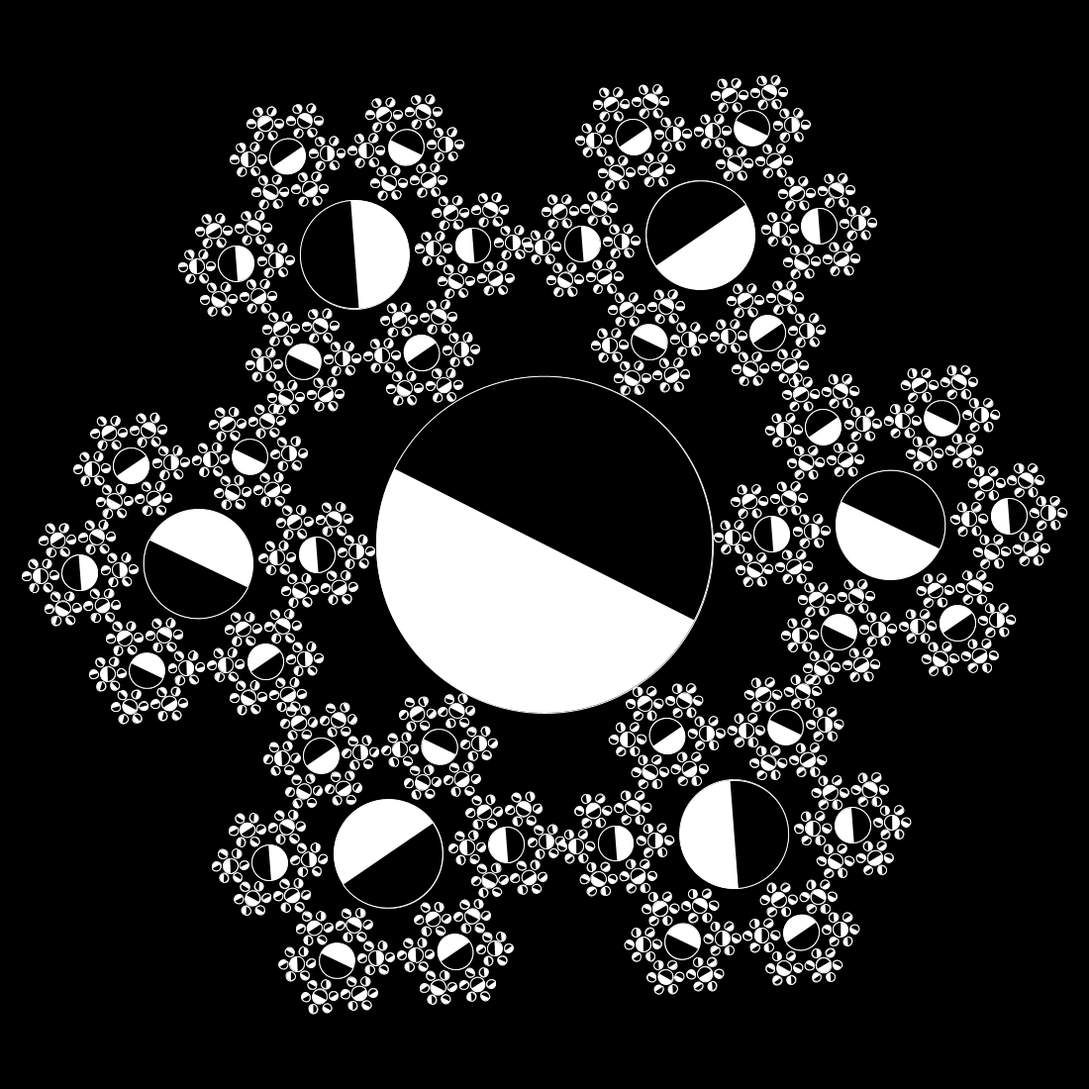
Frame 1 (no input)
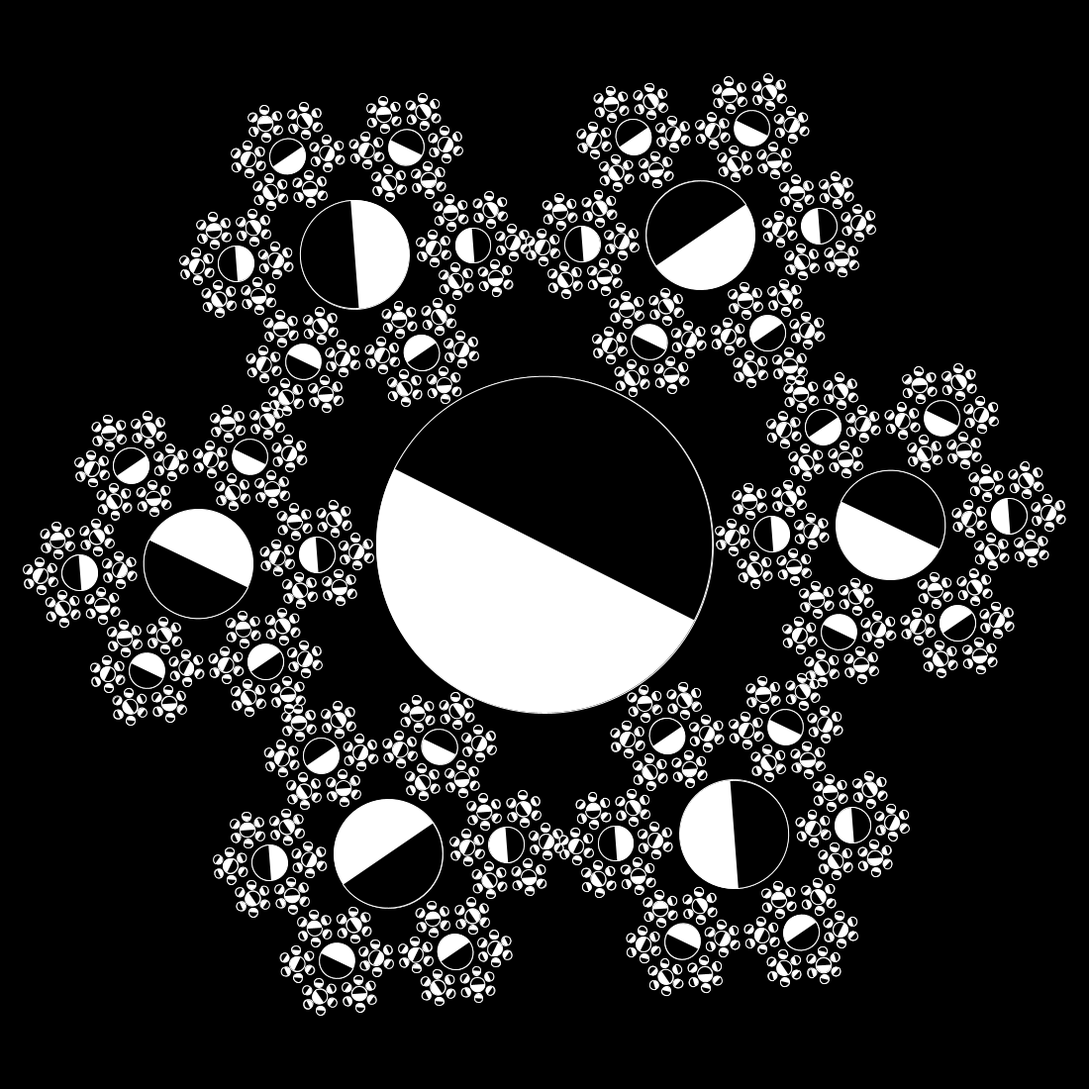
Frame 60 (the mouse pressed at the canvas centre just before this capture)
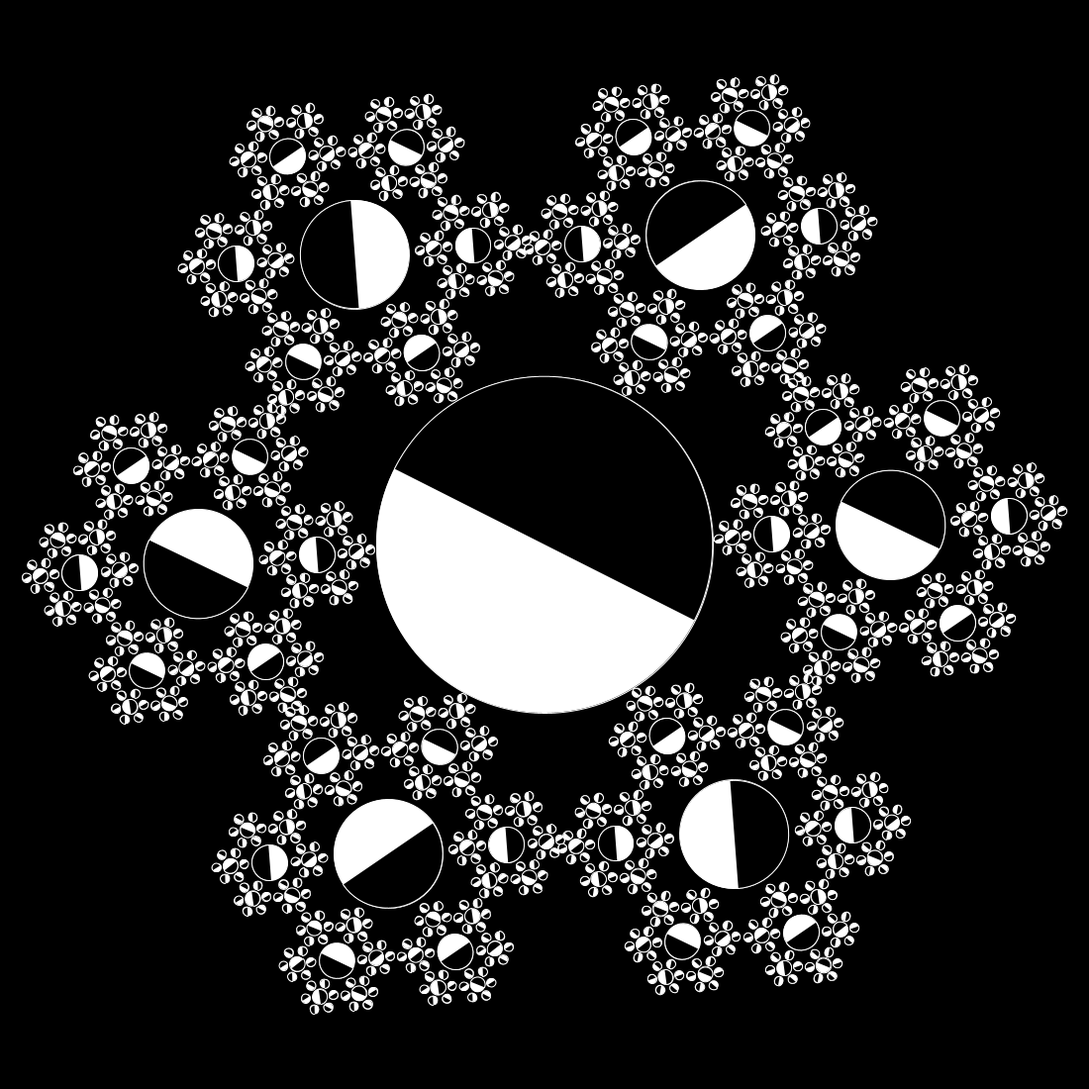
Frame 120 (the mouse held since frame 60 and released just before this capture)

The Processing sketch that drew these frames (run headless with seeded random() and noise(); from frame 60 on, the mouse is pressed at the canvas centre):

// Processing sketch: processing_112083
// ── processing_112083.pde

int bDay = 365*1993 + 1993/4 - 1993/11 - 1993/400 + 14 + (153*8+8)/5;
int now = 365*year() + year()/4 - year()/11 - year()/400 + day() + (153*month()+8)/5;
int daysBetween = now - bDay;

void setup() {
  size(1100, 1100);
  background(0);
}

void draw() {
  int x = 550;
  int y = 550;  //origin coordinates
  int m = minute();
  setup();
  stroke(255);
  century(x, y);
}

void century(int x, int y) {
  translate(x, y);
  fill(255);
  ellipse(0, 0, 340, 340);
  rotate(daysBetween*PI/730.5);
  fill(0);
  for (int i = 0; i < 6; i ++) { //make hours()
    pushMatrix();
    rotate(i*PI/3);
    days();
    popMatrix();
  }
  arc(0, 0, 340, 340, PI/2, 3*PI/2);
}  

void days() {
  translate(350, 0);
  fill(255);
  ellipse(0, 0, 110, 110);
  rotate(daysBetween*PI/730);
  fill(0);
  for (int i = 0; i < 6; i ++) { //make hours()
    pushMatrix();
    rotate(i*PI/3);
    hours();
    popMatrix();
  }
  arc(0, 0, 110, 110, PI/2, 3*PI/2);
}  

void hours() {
  translate(120, 0);
  fill(255);
  ellipse(0, 0, 36, 36);
  rotate(hour()*PI/3);
  fill(0);
  for (int i = 0; i < 6; i ++) {
    pushMatrix();
    rotate(i*PI/3);
    minutes();
    popMatrix();
  }
  fill(0);
  arc(0, 0, 36, 36, PI/2, 3*PI/2);
}

void minutes() {
  translate(40, 0);
  fill(255);
  ellipse(0, 0, 15, 15);
  rotate(millis()*PI/30000);
  for (int i = 0; i < 6; i++) {
    pushMatrix();
    rotate(i*PI/3);
    seconds();
    popMatrix();
  }
  fill(0);
  arc(0, 0, 15, 15, PI/2, 3*PI/2);
}

void seconds() {
  int s = second();
  translate(14, 0);
  fill(255);
  ellipse(0, 0, 9, 9);
  rotate(millis()*PI/1000);
  fill(0);
  arc(0, 0, 9, 9, PI/2, 3*PI/2);
}
